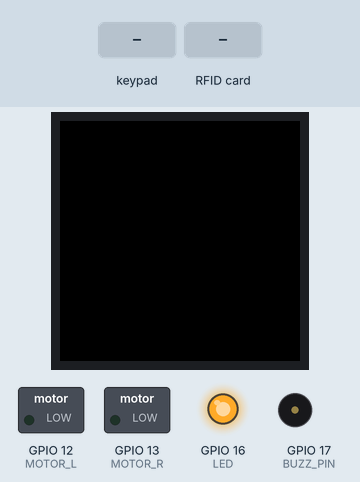
Recording of a program running on a simulated ESP32. Parts: 240×240 colour display, switched loads named in the program (green lamp = pin HIGH), output pins drawn as LEDs (lit = HIGH), buzzer (waves = sounding, pin HIGH). Wiring (inferred from the names in the program): PCF8574 port expander at I2C address 0x20. Wiring (inferred from the signals the program sends): 4×4 keypad with keys D # 0 * C 9 8 7 B 6 5 4 A 3 2 1: rows Q4, Q5, Q6, Q7; columns Q0, Q1, Q2, Q3. Inputs (shaded band) come from the test bench. WiFi joins after 1.5 s; servers stay silent unless stated; uploads are accepted with an empty reply; what the program prints to the serial monitor is not drawn.

Above: at 4.5 s.
4.6 s: keypad keys 1 2 3 4 5 6 7 8 pressed 0.4 s apart
At 5.61 s:
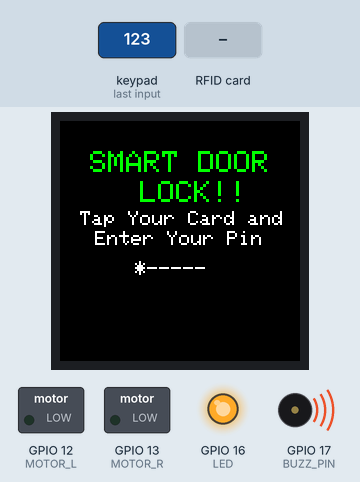
9.3 s: key 'C' pressed
At 9.76 s:
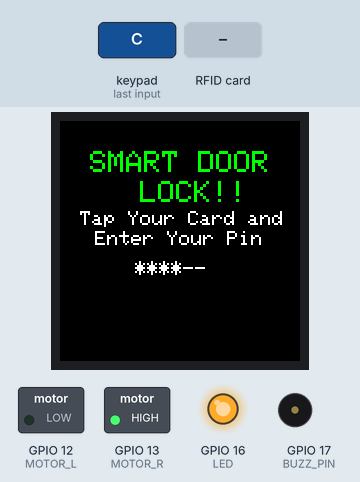
11.8 s: keypad keys 4 5 6 7 D pressed 0.4 s apart
At 13.62 s:
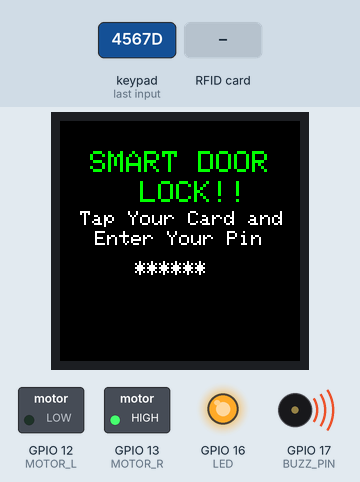
16.8 s: key 'A' pressed
At 16.97 s:
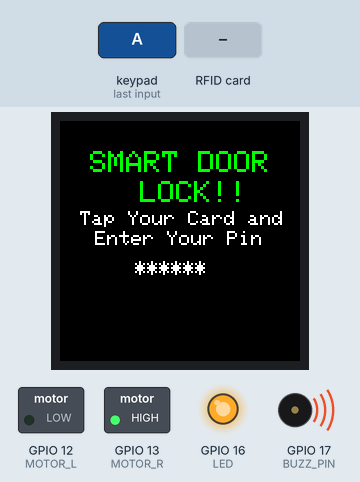
19.0 s: RFID card 12 34 56 78 held to the reader
At 19.15 s:
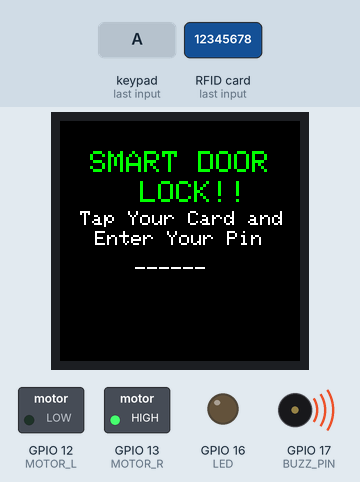
20.5 s: keypad keys 1 2 3 4 5 6 7 8 # pressed 0.4 s apart
At 23.89 s:
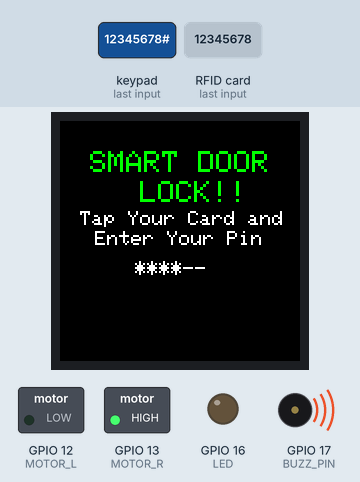
Timing chart, 0 to 25.5 s (numbered marks = the images above; inputs shaded):
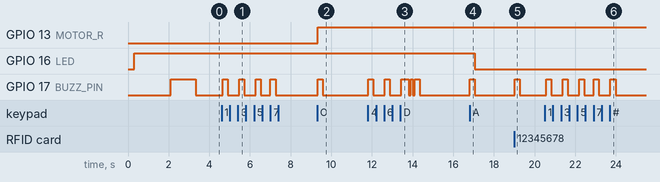

Measured:
- after the input at 4.6 s, GPIO 17 (BUZZ_PIN): alternates HIGH for 0.25 s and LOW for 0.56 s, 8 changes in all, then stays LOW, starting after 0.06 s
- after the input at 9.3 s, GPIO 13 (MOTOR_R): LOW → HIGH at once; GPIO 17 (BUZZ_PIN): LOW → HIGH at once, → LOW 0.25 s later
- after the input at 11.8 s, GPIO 17 (BUZZ_PIN): LOW → HIGH at once, → LOW 0.25 s later, → HIGH 0.57 s later, → LOW 0.25 s later, … (10 changes in this stretch)
- after the input at 16.8 s, GPIO 16 (LED): HIGH → LOW after 0.26 s; GPIO 17 (BUZZ_PIN): LOW → HIGH at once, → LOW 0.25 s later
- after the input at 19.0 s, GPIO 17 (BUZZ_PIN): LOW → HIGH at once, → LOW 0.25 s later
- after the input at 20.5 s, GPIO 17 (BUZZ_PIN): alternates HIGH for 0.25 s and LOW for 0.56 s, 10 changes in all, then stays LOW, starting after 0.06 s
- what the display in image 3 shows lasts 1.0 s, from 13.4 s to 14.4 s

The program:

main.cpp
```cpp
#include <Arduino.h>
#include <MFRC522.h>
#include <WiFi.h>
#include <HTTPClient.h>
#include <Key.h>
#include <Keypad.h>
#include <Keypad_I2C.h>
#include <Wire.h>
#include <Adafruit_GFX.h>    // Core graphics library
#include <Adafruit_ST7789.h> // Hardware-specific library for ST7789
#include <SPI.h>

#define I2CADDR 0x20 // Set the Address of the PCF8574
#define SS_PIN  15
#define RST_PIN 4
#define SSID "vivo 1718"
#define PASSWORD "12345678"
#define MOTOR_L 12
#define MOTOR_R 13
#define BUZZ_PIN 17
#define LED 16
#define LCD_RST 14
#define LCD_DC 27
#define LCD_CS 18

const byte ROWS = 4; // Set the number of Rows
const byte COLS = 4; // Set the number of Columns

String pinContainer;
String cardIdContainer;
String RUID = "gsg205";
String BASE_URL = "https://smart-door-pnj.herokuapp.com";
String CHECKIN_URL = "/api/v1/room/check-in/" + RUID;
boolean is_checkin = true;
boolean isCardExist = false;

// Set the Key at Use (4x4)
char keys [ROWS] [COLS] = {
  {'D', '#', '0', '*'},
  {'C', '9', '8', '7'},
  {'B', '6', '5', '4'},
  {'A', '3', '2', '1'},
};

// define active Pin (4x4)
byte rowPins [ROWS] = {0, 1, 2, 3}; // Connect to Keyboard Row Pin
byte colPins [COLS] = {4, 5, 6, 7}; // Connect to Pin column of keypad.

Keypad_I2C keypad (makeKeymap (keys), rowPins, colPins, ROWS, COLS, I2CADDR, PCF8574);
MFRC522 rfid(SS_PIN, RST_PIN);
Adafruit_ST7789 tft = Adafruit_ST7789(LCD_CS, LCD_DC, LCD_RST);


int sendDataToServer(String endpoint, String payload){
  String url = BASE_URL + endpoint;
  HTTPClient clinet;
  clinet.begin(url);
  clinet.addHeader("Content-Type", "application/json");
  int httpCode = clinet.POST(payload);
  Serial.print("HTTP STATUS : ");
  Serial.println(httpCode);
  clinet.end();
  return httpCode;
}

void BUZZER_ON(){
  digitalWrite(BUZZ_PIN, HIGH);
  delay(250);
  digitalWrite(BUZZ_PIN, LOW);
}

void BUZZER_SUCCESS(){
  digitalWrite(BUZZ_PIN, HIGH);
  delay(1250);
  digitalWrite(BUZZ_PIN, LOW);
}

void BUZZER_FAILED(){
  digitalWrite(BUZZ_PIN, HIGH);
  delay(100);
  digitalWrite(BUZZ_PIN, LOW);
  delay(100);
  digitalWrite(BUZZ_PIN, HIGH);
  delay(100);
  digitalWrite(BUZZ_PIN, LOW);
  delay(100);
  digitalWrite(BUZZ_PIN, HIGH);
  delay(250);
  digitalWrite(BUZZ_PIN, LOW);
}

void setUpText() {
  tft.setTextWrap(false);
  tft.fillScreen(ST77XX_BLACK);
  tft.setCursor(30, 30);
  tft.setTextColor(ST77XX_GREEN);
  tft.setTextSize(3);
  tft.println("SMART DOOR");
  tft.setCursor(80, 60);
  tft.println("LOCK!!");
  tft.setTextColor(ST77XX_WHITE);
  tft.setCursor(20, 90);
  tft.setTextSize(2);
  tft.println("Tap Your Card and");
  tft.setCursor(35, 110);
  tft.println("Enter Your Pin");
}

void writePin(String pin) {
  setUpText();
  tft.setCursor(75, 140);
  tft.setTextColor(ST77XX_WHITE);
  tft.setTextSize(2);
  tft.setTextWrap(false);
  if(pin.length() == 0){
    tft.println("------");
  }else{
    String text = "";
    for (size_t i = 0; i < pin.length(); i++) {
      text+="*";
    }

    for (size_t i = 0; i < (6 - (pin.length())); i++) {
      text+="-";
    }
    tft.println(text);
  }
}

void setup() {
  Serial.begin(9600);
  Wire.begin();
  keypad.begin (makeKeymap (keys));
  tft.init(240, 240, SPI_MODE2);    // Init ST7789 display 240x240 pixel
  tft.setRotation(2);
  delay(100);
  rfid.PCD_Init(); // init MFRC522
  WiFi.begin(SSID, PASSWORD);
  pinMode(LED, OUTPUT);
  pinMode(BUZZ_PIN, OUTPUT);
  pinMode(MOTOR_L, OUTPUT);
  pinMode(MOTOR_R, OUTPUT);

  digitalWrite(LED, HIGH);
  Serial.println("Connecting to WiFi..");
  while (WiFi.status() != WL_CONNECTED) {
    delay(500);
    Serial.print(".");
  }

  // Setup Room
  String payload = "{\"ruid\":\"" + RUID +  "\"}";

  int httpCode = sendDataToServer("/api/v1/room/get-or-create", payload);
  Serial.print("Room Setup Status : ");
  Serial.println(httpCode);
  Serial.println("Connected to the WiFi network");
  Serial.println("Start listening key press : ");
  Serial.println("Tap an RFID/NFC tag on the RFID-RC522 reader");
  BUZZER_SUCCESS();
}


void loop() {
  char key = keypad.getKey();

  if(key == '#'){
    digitalWrite(MOTOR_L, LOW);
    digitalWrite(MOTOR_R, HIGH);
    BUZZER_ON();
    delay(350);
  }


  if(key == '*'){
    BUZZER_ON();
    pinContainer = "";
    cardIdContainer = "";
    isCardExist = false;
    Serial.println("Clear all data & change mode");

    if(is_checkin == true){
     is_checkin = false;
      digitalWrite(LED, LOW);
    }else{
      is_checkin = true;
      digitalWrite(LED, HIGH);
    }
  }

  if(key == 'C'){
    BUZZER_ON();
    pinContainer = "";
    cardIdContainer = "";
    isCardExist = false;
    Serial.println("Clear all data");
  }

  if(key == 'D'){
      BUZZER_ON();
      if(isCardExist){
        if(pinContainer.length() == 6){
          Serial.print("Data send to server : ");
          String payload = "{\"cardNumber\":\""+cardIdContainer+"\""+","+"\"pin\":\""+pinContainer+"\"}";
          Serial.println(payload);
          if(is_checkin == true){
            int httpCode = sendDataToServer(CHECKIN_URL, payload);
            if(httpCode == 200){
                Serial.println("RUANGAN BERHASIL TERBUKA");
                digitalWrite(MOTOR_L, HIGH);
                digitalWrite(MOTOR_R, LOW);
                BUZZER_SUCCESS();
                delay(350);
            }
            if(httpCode == 400){
              BUZZER_FAILED();
              Serial.println("RUANGAN GAGAL TERBUKA");
            }
          }

          if(is_checkin == false){
            int httpCode = sendDataToServer("/api/v1/card/register", payload);
            if(httpCode == 201){
              BUZZER_SUCCESS();
              Serial.println("CARD SUCCESSFULLY REGISTER");
            }
            if(httpCode == 500){
              BUZZER_FAILED();
              Serial.println("CARD ALREADY REGISTER");
            }
          }
          pinContainer = "";
          cardIdContainer = "";
          isCardExist = false;
        }else{
          BUZZER_FAILED();
          Serial.println("Min 6 pin char");
        }
      }else{
        BUZZER_FAILED();
        Serial.println("Tap your card first");
      }
  }

  if(key){
    if(key != 'A' && key != 'B' && key != 'C' && key != 'D' && key != '*' && key != '#'){
      BUZZER_ON();
      if(pinContainer.length() < 6){
        pinContainer += key;
      }
      Serial.print("Current Pin : ");
      Serial.println (pinContainer);
    }
  }


      if (rfid.PICC_IsNewCardPresent()) { // new tag is available
        if (rfid.PICC_ReadCardSerial()) { // NUID has been readed
            if(!isCardExist){
              BUZZER_ON();
              for(byte i = 0; i < rfid.uid.size; i++){
                cardIdContainer.concat(String(rfid.uid.uidByte[i] < 0x10 ? " 0" : " "));
                cardIdContainer.concat(String(rfid.uid.uidByte[i], HEX));
              }

              Serial.print("CARD ID : ");
              Serial.println(cardIdContainer);

              isCardExist = true;
            }
        }
      }
  writePin(pinContainer);
}
```
